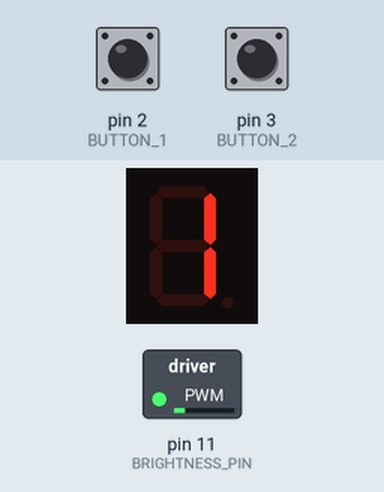
The sketch below on a simulated Arduino Uno, built with avr-gcc and run on an emulated ATmega328P. On the bench: 1-digit seven-segment display, switched loads named in the sketch (green lamp = pin HIGH). Wiring (inferred from the names in the program): 1-digit 7-segment display, segments lit when HIGH: segments pin 5, pin 4, pin 10, pin 9, pin 8, pin 6, pin 7, pin 12. The inputs (shaded band) are chosen by the test bench; at power-on: pin 2 (BUTTON_1) HIGH, pin 3 (BUTTON_2) HIGH. EEPROM starts erased; the segment pins are drawn as the display they are named for; pins used as bus, display or sensor lines are not drawn; what the sketch prints to the serial monitor is not drawn.

Above: at 1.2 s.
1.3 s: pin 2 (BUTTON_1) pulled LOW for 0.15 s
At 1.9 s:
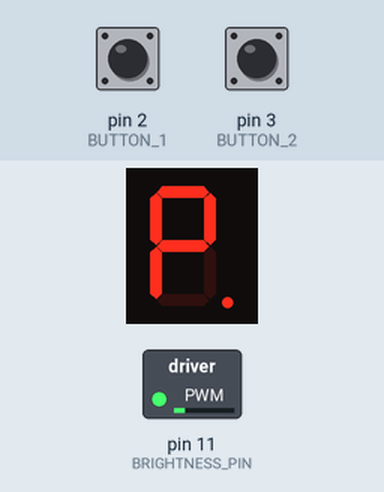
2.0 s: pin 3 (BUTTON_2) pulled LOW for 0.15 s
At 2.6 s:
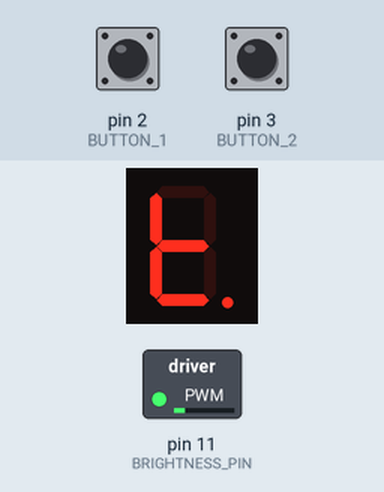
2.7 s: pin 2 (BUTTON_1) pulled LOW for 1 s
At 4.28 s:
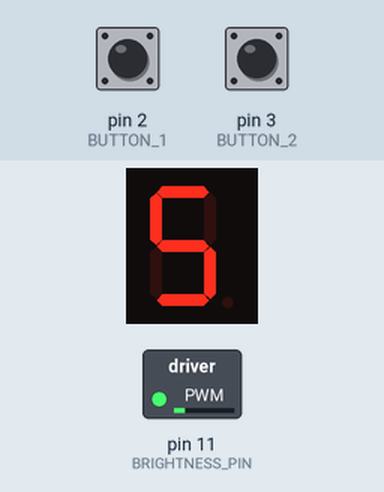
4.3 s: pin 3 (BUTTON_2) pulled LOW for 1 s
At 6.3 s:
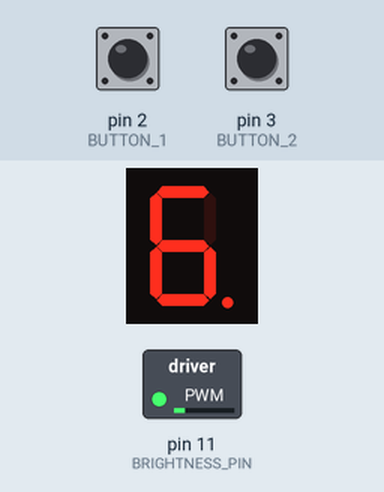
Timing chart, 0 to 7.8 s (numbered marks = the images above; inputs shaded):
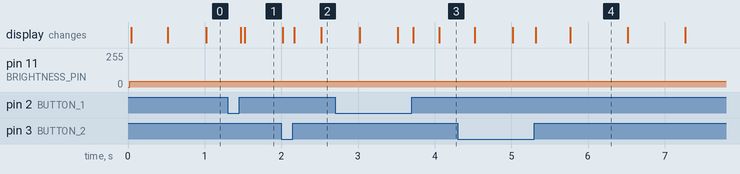

Measured:
- after the input at 1.3 s, the display: first changes after 0.17 s (image 1 shows a later state)
- after the input at 2.0 s, the display: first differs from a run without the input after 0.17 s (image 2 shows a later state)
- after the input at 2.7 s, the display: first differs from a run without the input after 1.0 s (image 3 shows a later state)
- after the input at 4.3 s, the display: first differs from a run without the input after 1.0 s (image 4 shows a later state)
- what the display in image 4 shows lasts 0.7 s, from 5.8 s to 6.5 s

The sketch:

counter.ino
```cpp
/*
  VU MIF
  Informatics
  Robotics homework 2
  @author: Donatas Kirda (sid: 2212166)
*/

#include <Arduino.h>
#include <EEPROM.h>

uint8_t CRC8(const uint8_t *data, int length);

#define USER_DATA_EEPORM_ADDRESS 0
#define USER_DATA_MAGIC 37
#define USER_DATA_VERSION 1

const int SEGMENT_A  = 5;
const int SEGMENT_B  = 4;
const int SEGMENT_C  = 10;
const int SEGMENT_D  = 9;
const int SEGMENT_E  = 8;
const int SEGMENT_F  = 6;
const int SEGMENT_G  = 7;
const int SEGMENT_DP = 12;
const int BUTTON_2   = 3;
const int BUTTON_1   = 2;
const int BRIGHTNESS_PIN = 11;

const int DEBOUNCE_TIME_MS = 20;

#define SEGMENT_CLEAR B00000000
#define SYMBOL_1      B01100000
#define SYMBOL_2      B11011010
#define SYMBOL_3      B11110010
#define SYMBOL_4      B01100110
#define SYMBOL_5      B10110110
#define SYMBOL_6      B10111110
#define SYMBOL_7      B11100000
#define SYMBOL_8      B11111110
#define SYMBOL_9      B11110110
#define SYMBOL_0      B11111100
#define SYMBOL_P      B11001110
#define SYMBOL_R      B00001010
#define SYMBOL_T      B00011110
#define SYMBOL_N      B00101010
#define SYMBOL_B      B00111110

const byte digits[] = {
  SYMBOL_0,
  SYMBOL_1,
  SYMBOL_2,
  SYMBOL_3,
  SYMBOL_4,
  SYMBOL_5,
  SYMBOL_6,
  SYMBOL_7,
  SYMBOL_8,
  SYMBOL_9
};

enum class State
{
  Idle,
  Settings,
  Time,
  ChangingValue
};

enum class Settings
{
  Power,
  Reset,
  Time,
  Nothing,
  Brightness
};

struct UserData
{
  byte magic;
  byte version;
  short timeMode;
  short brightnessMode;
  uint8_t crc;
};

#define TIME_MODES_MAX 9
const uint32_t timeModes[] = {20, 50, 100, 250, 500, 750, 1000, 5000, 60000};

#define BRIGTHNESS_MODES_MAX 7
const byte brightnessModes[] = {1, 10, 20, 45, 80, 140, 255};
// const byte brightnessModes[] = {240, 175, 100, 60, 0};

volatile bool button1Event = false;
volatile bool button2Event = false;
volatile bool timerEvent = false;

uint32_t time = 0;
uint32_t lastButton1Press = 0;
uint32_t lastButton2Press = 0;

short timeMode = 4;
uint32_t tickTimeMs = 500;
short brightnessMode = 4;
byte brightness = 80;

uint32_t lastTick = 0;
bool dotTicked = false;
short number = 0;

State state = State::Idle;
Settings settingsState = Settings::Power;
UserData data;

void writeSegmentData(byte data, bool with_point = false)
{
  digitalWrite(SEGMENT_A, data & B10000000 ? HIGH : LOW);
  digitalWrite(SEGMENT_B, data & B01000000 ? HIGH : LOW);
  digitalWrite(SEGMENT_C, data & B00100000 ? HIGH : LOW);
  digitalWrite(SEGMENT_D, data & B00010000 ? HIGH : LOW);
  digitalWrite(SEGMENT_E, data & B00001000 ? HIGH : LOW);
  digitalWrite(SEGMENT_F, data & B00000100 ? HIGH : LOW);
  digitalWrite(SEGMENT_G, data & B00000010 ? HIGH : LOW);
  if (with_point)
  {
    digitalWrite(SEGMENT_DP, data & B00000001 ? HIGH : LOW);
  }
}

void setupTimer()
{
  noInterrupts();
  // just reset to normal values
  TCCR1A = 0;
  TCCR1B = 0;
  // clear timer on compare (CTC)
  TCCR1B |= (1 << WGM12);
  // prescale so instead of 16Mhz we run timer at 250Khz ticks (every 0.004ms or 4us)
  TCCR1B |= (1 << CS11) | (1 << CS10);
  // comparison target
  // 0.004ms x [250 ticks] = 1ms
  // subtract -1 cause timer starts at 0 (must be lower than 65536)
  OCR1A = 250 - 1;
  // enable compare A interrupt so we can utilise the timer event
  TIMSK1 |= (1 << OCIE1A);
  interrupts();
}

void onButton1ISR()
{
  button1Event = true;
}

void onButton2ISR()
{
  button2Event = true;
}

ISR(TIMER1_COMPA_vect)
{
  timerEvent = true;
}

void resetSettings()
{
  timeMode = 4;
  brightnessMode = 3;

  tickTimeMs = timeModes[timeMode];
  brightness = brightnessModes[brightnessMode];
}

void validateEEPROM()
{
  EEPROM.get(USER_DATA_EEPORM_ADDRESS, data);

  if (data.magic != USER_DATA_MAGIC || data.version != USER_DATA_VERSION)
  {
    Serial.println("Magic or version mismatch! Resetting settings");
    resetSettings();
    updateEEPROM();
    return;
  }

  uint8_t crc = CRC8((uint8_t*)&data, sizeof(data) - 1);
  if (data.crc != crc)
  {
    Serial.println("CRC mismatch! Resetting settings");
    resetSettings();
    updateEEPROM();
    return;
  }

  Serial.println("EEPROM validated");

  timeMode = data.timeMode;
  brightnessMode = data.brightnessMode;

  tickTimeMs = timeModes[timeMode];
  brightness = brightnessModes[brightnessMode];
}

void updateEEPROM()
{
  data = {};
  data.magic = USER_DATA_MAGIC;
  data.version = USER_DATA_VERSION;
  data.timeMode = timeMode;
  data.brightnessMode = brightnessMode;

  uint8_t crc = CRC8((uint8_t*)&data, sizeof(data) - 1);
  data.crc = crc;

  Serial.println("Updating EEPROM");
  EEPROM.put(USER_DATA_EEPORM_ADDRESS, data);
}

void updateEEPROMIfChanged()
{
  if (data.timeMode == timeMode && data.brightnessMode == brightnessMode)
  {
    Serial.println("EEPROM matches, no need to update");
    return;
  }

  updateEEPROM();
}

void setup()
{
  Serial.begin(9600);

  for(int i = 4; i <= 12; i++)
  {
    pinMode(i, OUTPUT);
  }

  pinMode(BUTTON_1, INPUT_PULLUP);
  attachInterrupt(digitalPinToInterrupt(BUTTON_1), onButton1ISR, RISING);

  pinMode(BUTTON_2, INPUT_PULLUP);
  attachInterrupt(digitalPinToInterrupt(BUTTON_2), onButton2ISR, RISING);

  setupTimer();

  validateEEPROM();
}

void loop()
{
  if (timerEvent)
  {
    timerEvent = false;
    time++;
  }

  if (button1Event)
  {
    noInterrupts(); button1Event = false; interrupts();

    lastButton1Press = time;
  }

  if (time - lastButton1Press == DEBOUNCE_TIME_MS && digitalRead(BUTTON_1) == HIGH)
  {
    lastButton1Press = -1;

    switch (state)
    {
      case State::Idle:
        state = State::Time;
        break;

      case State::Time:
        state = State::Settings;
        settingsState = Settings::Power;
        break;

      case State::Settings:
        switch (settingsState)
        {
          case Settings::Nothing:
            state = State::Time;
            break;

          case Settings::Power:
            state = State::Idle;
            break;

          case Settings::Reset:
            resetSettings();
            updateEEPROM();
            number = 0;
            state = State::Time;
            break;

          case Settings::Time:
            state = State::ChangingValue;
            break;

          case Settings::Brightness:
            state = State::ChangingValue;
            break;
        }
        break;

      case State::ChangingValue:
        state = State::Time;
        updateEEPROMIfChanged();
        break;
    }
  }

  if (button2Event)
  {
    noInterrupts(); button2Event = false; interrupts();

    lastButton2Press = time;
  }

  if (time - lastButton2Press == DEBOUNCE_TIME_MS && digitalRead(BUTTON_2) == HIGH)
  {
    lastButton2Press = -1;

    switch (state)
    {
      case State::Idle:
        state = State::Time;
        break;

      case State::Settings:
        switch (settingsState)
        {
          case Settings::Power:
            settingsState = Settings::Time;
            break;

          case Settings::Time:
            settingsState = Settings::Brightness;
            break;

          case Settings::Brightness:
            settingsState = Settings::Nothing;
            break;

          case Settings::Nothing:
            settingsState = Settings::Reset;
            break;

          case Settings::Reset:
            settingsState = Settings::Power;
            break;
        }
        break;

      case State::ChangingValue:
        switch (settingsState)
        {
          case Settings::Time:
            if (++timeMode == TIME_MODES_MAX) timeMode = 0;
            tickTimeMs = timeModes[timeMode];
            break;

          case Settings::Brightness:
            if (++brightnessMode == BRIGTHNESS_MODES_MAX) brightnessMode = 0;
            brightness = brightnessModes[brightnessMode];
            break;
        }
        break;
    }
  }

  if (time - lastTick >= tickTimeMs)
  {
    lastTick = time;
    if (dotTicked)
    {
      if (++number == 10) number = 0;
    }

    dotTicked = !dotTicked;
    digitalWrite(SEGMENT_DP, dotTicked ? HIGH : LOW);
  }

  switch (state)
  {
    case State::Idle:
      writeSegmentData(SEGMENT_CLEAR);
      break;

    case State::Time:
      writeSegmentData(digits[number]);
      break;

    case State::Settings:
      switch (settingsState)
      {
        case Settings::Power:
          writeSegmentData(SYMBOL_P);
          break;
        case Settings::Nothing:
          writeSegmentData(SYMBOL_N);
          break;
        case Settings::Reset:
          writeSegmentData(SYMBOL_R);
          break;
        case Settings::Time:
          writeSegmentData(SYMBOL_T);
          break;
        case Settings::Brightness:
          writeSegmentData(SYMBOL_B);
          break;
      }
      break;

    case State::ChangingValue:
      short digit;
      switch (settingsState)
      {
        case Settings::Time:
          digit = timeMode + 1;
          break;
        case Settings::Brightness:
          digit = brightnessMode + 1;
          break;
      }
      writeSegmentData(digits[digit]);
      break;
  }

  analogWrite(BRIGHTNESS_PIN, brightness);
}

// from https://devcoons.com/crc8/
uint8_t CRC8(const uint8_t *data,int length)
{
  uint8_t crc = 0x00;
  uint8_t extract;
  uint8_t sum;
  for(int i=0;i<length;i++)
  {
    extract = *data;
    for (uint8_t tempI = 8; tempI; tempI--)
    {
        sum = (crc ^ extract) & 0x01;
        crc >>= 1;
        if (sum)
          crc ^= 0x8C;
        extract >>= 1;
    }
    data++;
  }
  return crc;
}
```
